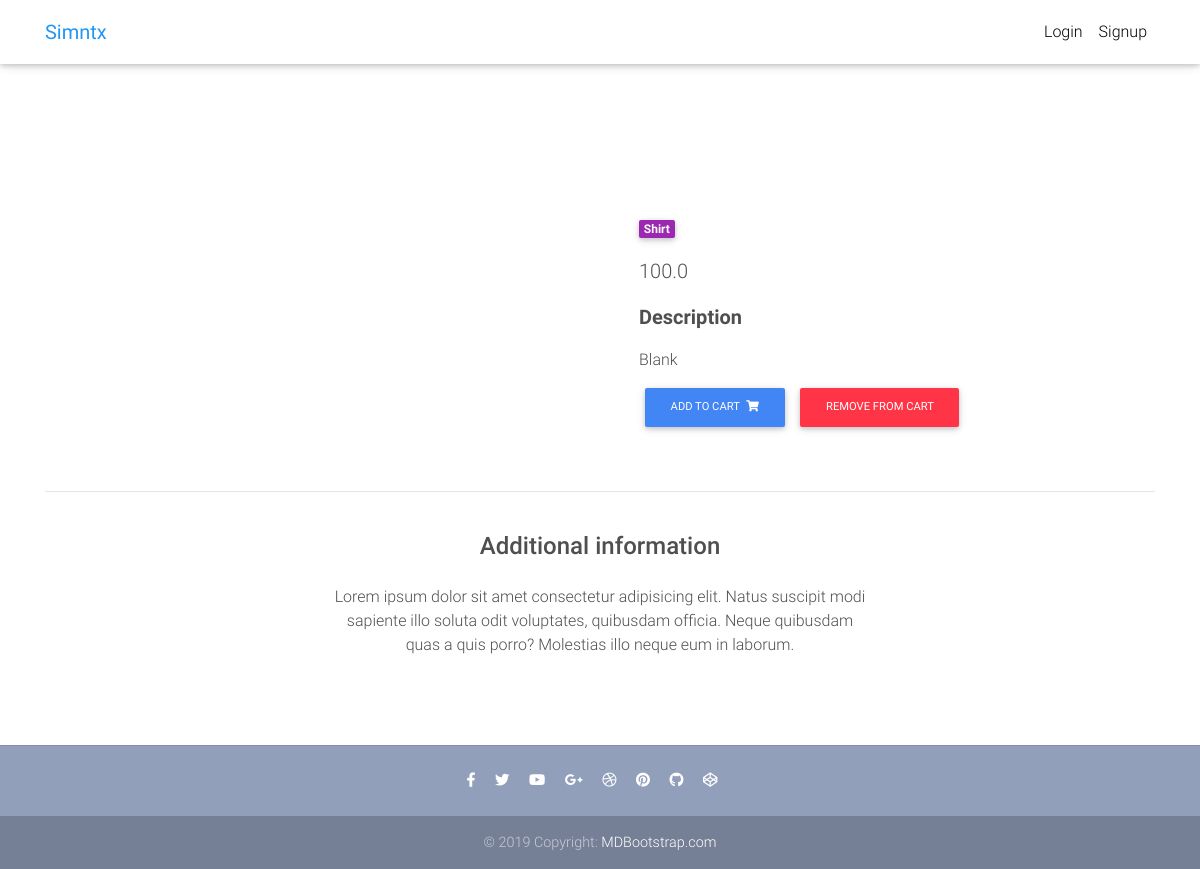
Screenshot of /product/test_product1/ with the database file from the repository.
### core/models.py (models this page shows, shortened)
class Item(models.Model):
    title = models.CharField(max_length=100)
    price = models.FloatField()
    discount_price = models.FloatField(blank=True, null=True)
    category = models.CharField(
        choices=CATEGORY_CHOICES, max_length=2, default='S')
    label = models.CharField(choices=LABEL_CHOICES, max_length=1, default='P')
    slug = models.SlugField()
    description = models.TextField()
    def get_add_to_cart_url(self):
        return reverse("core:add-to-cart", kwargs={
            'slug': self.slug
        })
    def get_remove_from_cart_url(self):
        return reverse("core:remove-from-cart", kwargs={
            'slug': self.slug
        })

### core/views.py (the view)
# urls.py: path('product/<slug>/', ItemDetailView.as_view(), name='product'),
class ItemDetailView(DetailView):
    model = Item
    template_name = 'product.html'

### templates/product.html (shortened to what this page needs)
 {% extends "base.html" %}
{% block content %}
  <main class="mt-5 pt-4">
    <div class="container dark-grey-text mt-5">
      <div class="row wow fadeIn">
        <div class="col-md-6 mb-4">
        </div>
        <div class="col-md-6 mb-4">
          <div class="p-4">
            <div class="mb-3">
              <a href="">
                <span class="badge purple mr-1">{{object.get_category_display}}</span>
              </a>
            </div>
            <p class="lead">
              {% if object.discount_price %}
                <span class ="mr-1">
              <del>${{ object.price }}</del>
              </span>
              <span>${{ object.discount_price }}</span>
                {% else %}
                <span> {{ object.price }} </span>
                {% endif %}
            </p>
            <p class="lead font-weight-bold">Description</p>
            <p>{{ object.description}}</p>
            <a href="{{ object.get_add_to_cart_url }}" class="btn btn-primary btn-md my-0 p" >
              Add to cart
                <i class="fas fa-shopping-cart ml-1"></i>
              </a>
            <a href="{{ object.get_remove_from_cart_url }}" class="btn btn-danger btn-md my-0 p" >
              Remove from cart
              </a>
          </div>
        </div>
      </div>
      <hr>
      <div class="row d-flex justify-content-center wow fadeIn">
        <div class="col-md-6 text-center">
          <h4 class="my-4 h4">Additional information</h4>
          <p>Lorem ipsum dolor sit amet consectetur adipisicing elit. Natus suscipit modi sapiente illo soluta odit
            voluptates,
            quibusdam officia. Neque quibusdam quas a quis porro? Molestias illo neque eum in laborum.</p>
        </div>
      </div>
      <div class="row wow fadeIn">
        <div class="col-lg-4 col-md-12 mb-4">
        </div>
        <div class="col-lg-4 col-md-6 mb-4">
        </div>
        <div class="col-lg-4 col-md-6 mb-4">
        </div>
      </div>
    </div>
  </main>
{% endblock content %}

### templates/base.html (style rules this page uses)
html, body, header, .carousel { height: 60vh; }

### rows the page displays
Item: category "Shirt", price "100.0", description "Blank"
